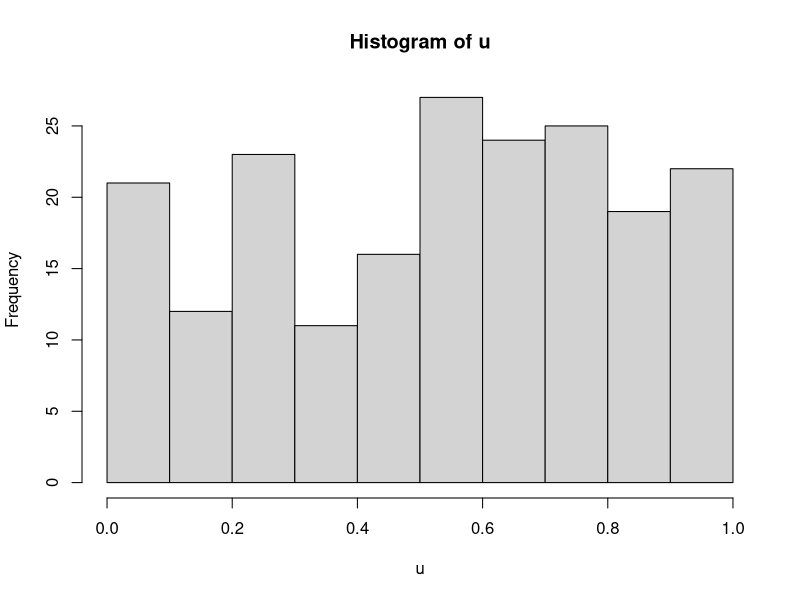

This figure's R source:
# uniform distribution
u <- runif(200)
hist(u)
mean(u)
var(u)
# compare to theoretical number for variance = 1/12
1/12 # 0.08333333

# alternatively
floor(u*100)

# use min and max range
runif(10, min=0, max=101)
floor(runif(10, min=0, max=101))

# use sample()
sample(1:100, 10, replace = FALSE)

# http://www.cookbook-r.com/Numbers/Generating_random_numbers/
# https://stat.ethz.ch/R-manual/R-devel/library/stats/html/Uniform.html
